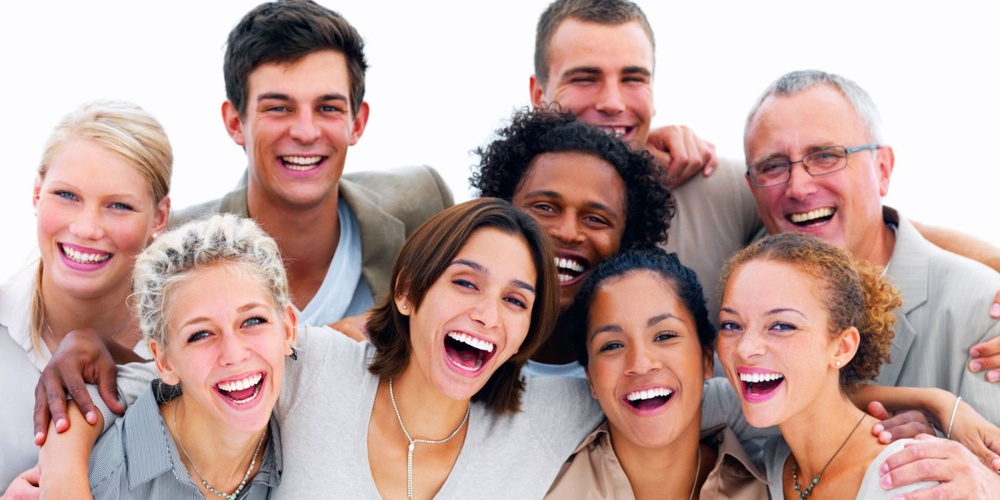
#> input picture 09-scripts-yolo-haarcascade-faces/Fotos/imagem8.jpg, 1000 x 500 px, shrunk from 1600 x 800 before the run
$ python Script_OpenCV_3.py
#> lines starting #> are read from the running program, lines starting #| are printed output that depends on the picture; after the words box and inside, x2 and y2 are one past the last pixel; in counts of white or black regions, pixels touching at a corner belong together
import cv2 as cv

carregaFace = cv.CascadeClassifier('../Haarcascade/haarcascade_frontalface_default.xml')
carregaEye = cv.CascadeClassifier('../Haarcascade/haarcascade_eye.xml')

imagem = cv.imread('../Fotos/imagem8.jpg')
#> imagem is the input picture: shape (500, 1000, 3); mean B, G, R 158.1, 163.5, 191.6
imagemcinza = cv.cvtColor(imagem, cv.COLOR_BGR2GRAY)
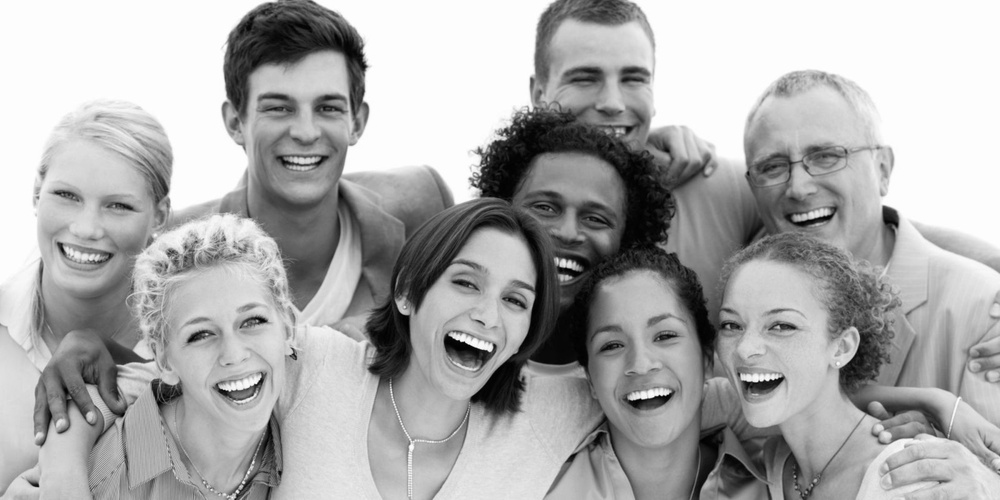
#> imagemcinza: shape (500, 1000); min 0, max 255, mean 171.2
faces = carregaFace.detectMultiScale(imagemcinza)
#> faces = [[624, 426, 72, 72], [552, 32, 121, 121], [233, 53, 141, 141], [510, 164, 123, 123], [420, 237, 139, 139], [152, 269, 158, 158], [685, 265, 161, 161], [572, 287, 141, 141], [735, 112, 133, 133], [22, 149, 140, 140], [146, 167, 124, 124]]

print(faces)
#| [[624 426  72  72]
#|  [552  32 121 121]
#|  [233  53 141 141]
#|  [510 164 123 123]
#|  [420 237 139 139]
#|  [152 269 158 158]
#|  [685 265 161 161]
#|  [572 287 141 141]
#|  [735 112 133 133]
#|  [ 22 149 140 140]
#|  [146 167 124 124]]

for (x, y, l, a) in faces :
    leitura = cv.rectangle(imagem, (x, y), (x + l, y + a), (0,255,0), 2)
    localEye =leitura[y:y+a, x:x + l]
    localEyeGray = cv.cvtColor(localEye, cv.COLOR_BGR2GRAY)
    detectado = carregaEye. detectMultiScale(localEyeGray, scaleFactor= 1.3, minNeighbors=9)

    for (ox, oy, ol, oa) in detectado :
        cv.rectangle(localEye, (ox, oy), (ox + ol, oy + oa), (0, 0, 255), 2)
#> this loop made 11 passes
#> (x, y, l, a, detectado) on passes 3, 5, 6, 7, 8: (233, 53, 141, 141, [[80, 44, 25, 25]]), (420, 237, 139, 139, [[25, 27, 40, 40]]), (152, 269, 158, 158, [[77, 33, 43, 43], [28, 47, 40, 40]]), (685, 265, 161, 161, [[29, 45, 32, 32]]), (572, 287, 141, 141, [[74, 34, 34, 34]])
#> pass 1, `localEye =leitura[y:y+a, x:x + l]`:
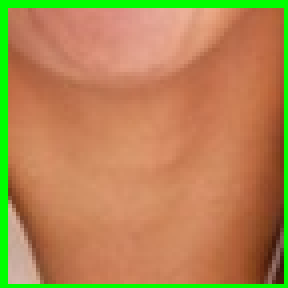
#> localEye: shape (72, 72, 3) (shown 4 times larger); mean B, G, R 81.8, 134.6, 179.5
#> pass 1, `localEyeGray = cv.cvtColor(localEye, cv.COLOR_BGR2GRAY)`:
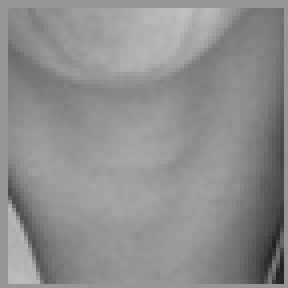
#> localEyeGray: shape (72, 72) (shown 4 times larger); min 30, max 191, mean 142
#> pass 2, `leitura = cv.rectangle(imagem, (x, y), (x + l, y + a), (0,255,0), 2)`:
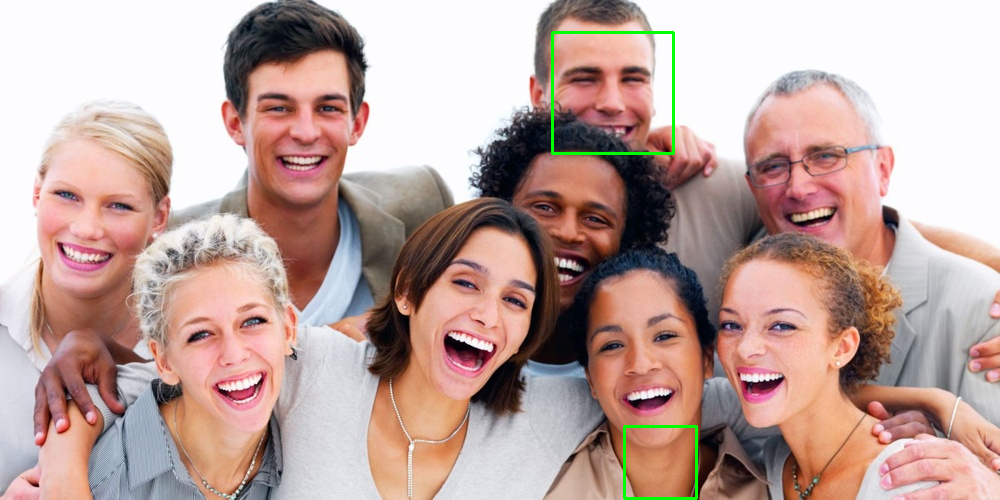
#> leitura: shape (500, 1000, 3); mean B, G, R 157.5, 164, 190.8
#> after the loop:
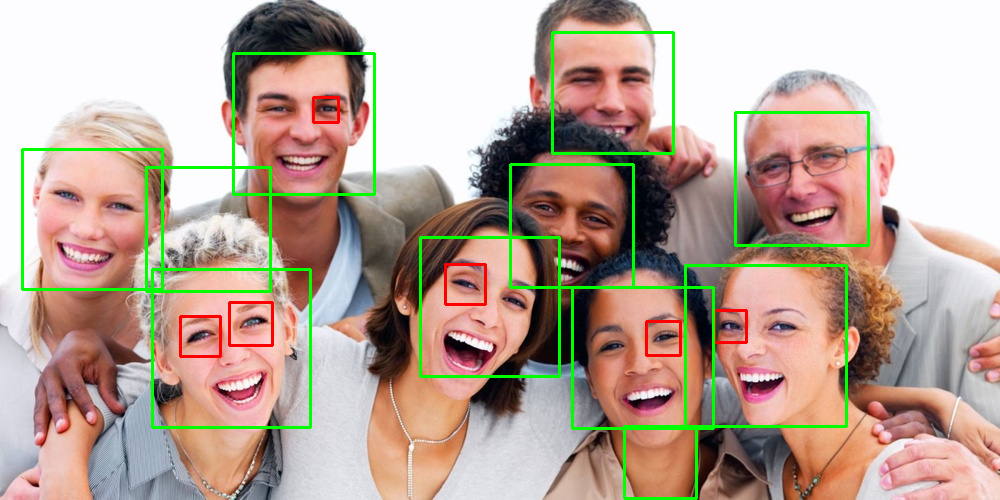
#> imagem: shape (500, 1000, 3); 3.88% of pixels changed, all inside (x1, y1, x2, y2) = (21, 31, 870, 500)
#> after the loop:
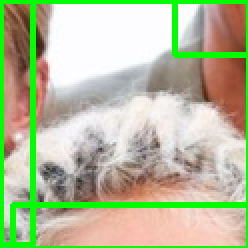
#> localEye: shape (124, 124, 3) (shown 2 times larger); mean B, G, R 154.6, 189.6, 180.6
#> after the loop:
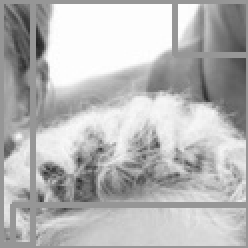
#> localEyeGray: shape (124, 124) (shown 2 times larger); min 33, max 255, mean 182.9

cv.imshow("Detecta a face e os olhos.", imagem)

cv.waitKey()

$ run again, with 09-scripts-yolo-haarcascade-faces/Fotos/imagem1.jpg copied over 09-scripts-yolo-haarcascade-faces/Fotos/imagem8.jpg
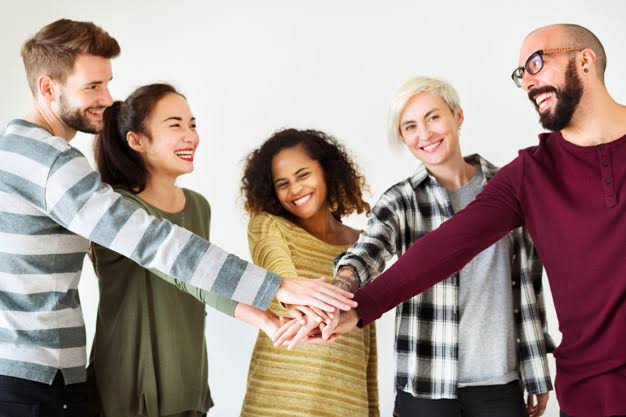
#> input picture 09-scripts-yolo-haarcascade-faces/Fotos/imagem1.jpg, 626 x 417 px
#> imagem is the input picture: shape (417, 626, 3); mean B, G, R 142.2, 148.5, 166.3
#> `imagemcinza = cv.cvtColor(imagem, cv.COLOR_BGR2GRAY)`:
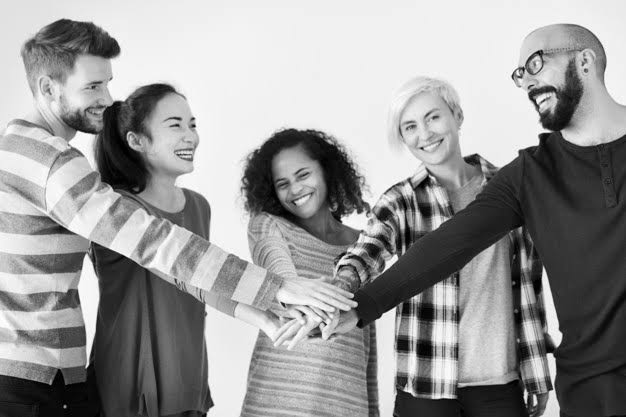
#> imagemcinza: shape (417, 626); min 0, max 255, mean 153.1
#> faces = [[150, 98, 69, 69], [263, 154, 61, 61]]
#| [[150  98  69  69]
#|  [263 154  61  61]]
#> the loop `for (x, y, l, a) in faces :` made 2 passes
#> after the loop `for (x, y, l, a) in faces :`:
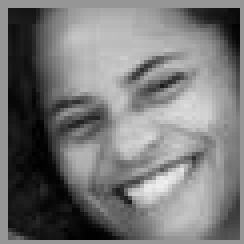
#> localEyeGray: shape (61, 61) (shown 4 times larger); min 0, max 239, mean 119.8

$ run again, with 09-scripts-yolo-haarcascade-faces/Fotos/imagem2.jpg copied over 09-scripts-yolo-haarcascade-faces/Fotos/imagem8.jpg
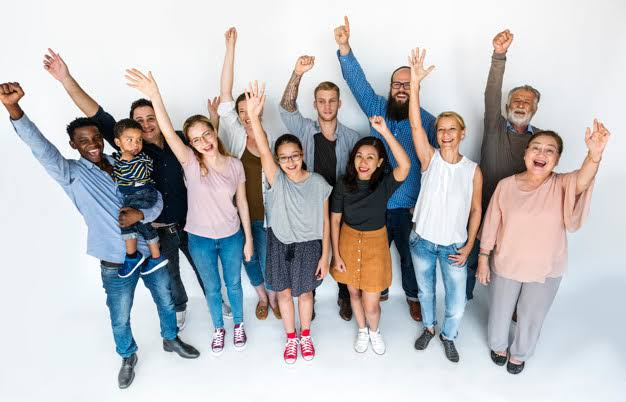
#> input picture 09-scripts-yolo-haarcascade-faces/Fotos/imagem2.jpg, 626 x 402 px
#> imagem is the input picture: shape (402, 626, 3); mean B, G, R 191.5, 188.9, 190.1
#> faces = [[312, 90, 31, 31], [431, 119, 31, 31], [351, 147, 30, 30], [274, 144, 33, 33], [387, 73, 30, 30], [521, 135, 41, 41], [391, 218, 91, 91]]
#| [[312  90  31  31]
#|  [431 119  31  31]
#|  [351 147  30  30]
#|  [274 144  33  33]
#|  [387  73  30  30]
#|  [521 135  41  41]
#> (further printed lines are left out)
#> the loop `for (x, y, l, a) in faces :` made 7 passes
#> after the loop `for (x, y, l, a) in faces :`:
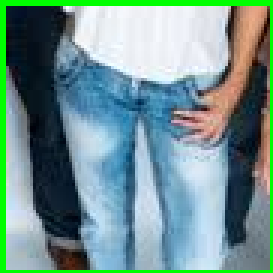
#> localEye: shape (91, 91, 3) (shown 3 times larger); mean B, G, R 144.2, 147.9, 114
#> after the loop `for (x, y, l, a) in faces :`:
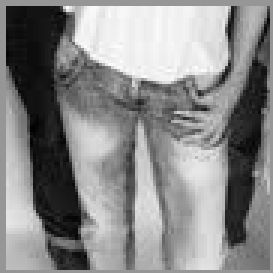
#> localEyeGray: shape (91, 91) (shown 3 times larger); min 2, max 254, mean 137.4

$ run again, with 09-scripts-yolo-haarcascade-faces/Fotos/imagem3.jpg copied over 09-scripts-yolo-haarcascade-faces/Fotos/imagem8.jpg
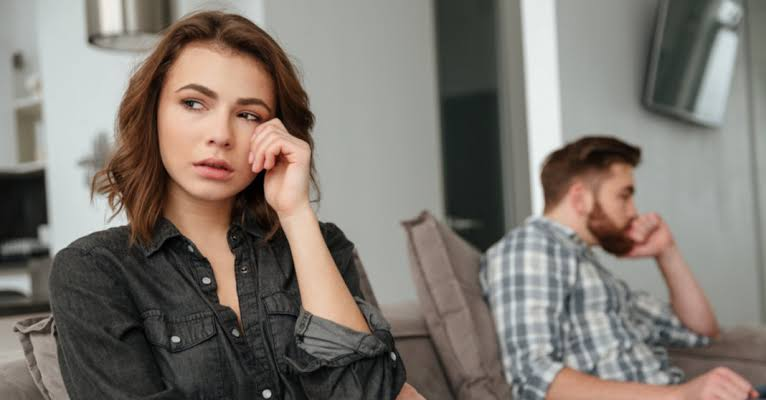
#> input picture 09-scripts-yolo-haarcascade-faces/Fotos/imagem3.jpg, 766 x 400 px
#> imagem is the input picture: shape (400, 766, 3); mean B, G, R 112.6, 119.7, 126.6
#> faces = [[142, 47, 154, 154]]
#| [[142  47 154 154]]
#> the loop `for (x, y, l, a) in faces :` made 1 pass
#> (x, y, l, a, detectado) on pass 1: (142, 47, 154, 154, [[87, 53, 32, 32], [31, 34, 41, 41]])
#> after the loop `for (x, y, l, a) in faces :`:
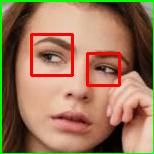
#> localEye: shape (154, 154, 3); mean B, G, R 89.8, 118.5, 156.2
